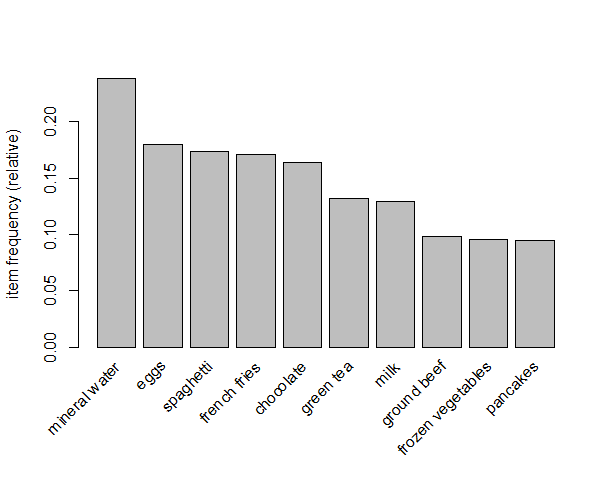

Reproduce this figure in R.
# Eclat

# Data Preprocessing
# install.packages('arules')
library(arules)
dataset = read.csv('Market_Basket_Optimisation.csv')
dataset = read.transactions('Market_Basket_Optimisation.csv', sep = ',', rm.duplicates = TRUE)
summary(dataset)
itemFrequencyPlot(dataset, topN = 10)

# Training Eclat on the dataset
rules = eclat(data = dataset, parameter = list(support = 0.003, minlen = 2))

# Visualising the results
inspect(sort(rules, by = 'support')[1:10])
